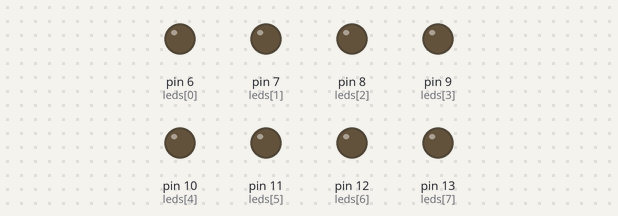
The sketch below on a simulated Arduino Uno, built with avr-gcc and run on an emulated ATmega328P. Shown: output pins drawn as LEDs (lit = HIGH). Random numbers use the default seed unless the sketch sets one.

Above: at 1.62 s.
At 6.25 s:
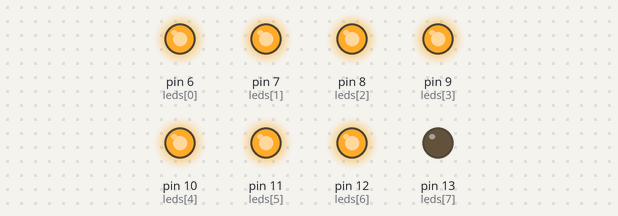
At 10.55 s:
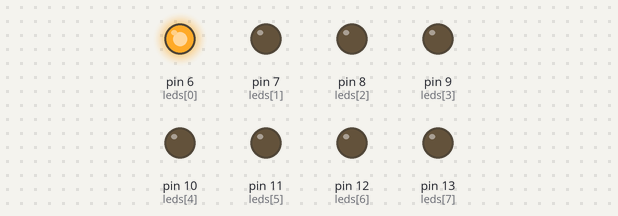
At 19.55 s:
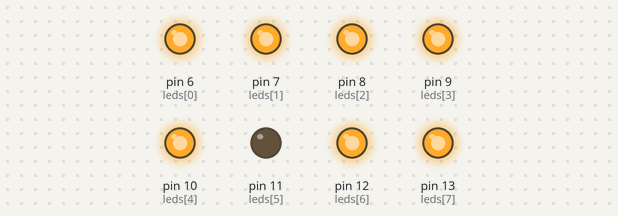
At 28.15 s:
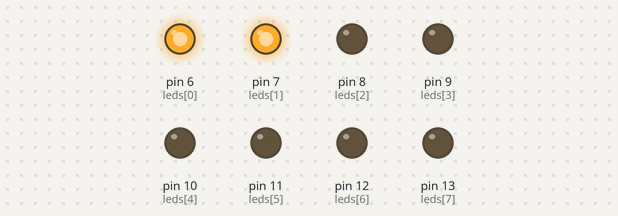
At 37.3 s:
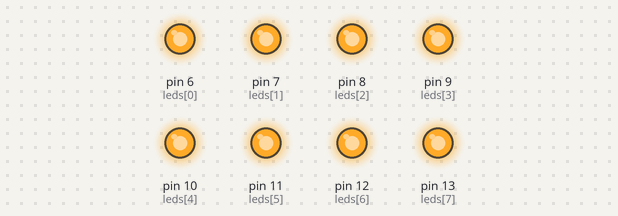
Timing chart, 0 to 40.0 s (numbered marks = the images above):
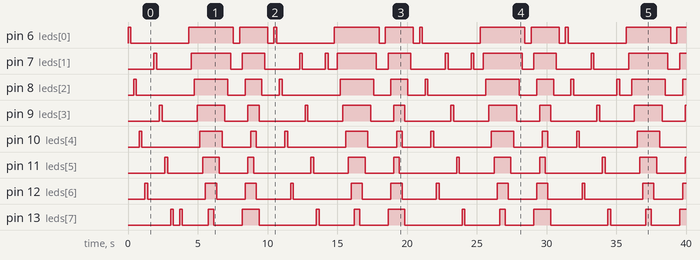

Measured:
- by itself, pin 6 (leds[0]): repeats every 10.5 s: LOW 4.2 s, HIGH 3.2 s, LOW 0.45 s, HIGH 2.0 s, LOW 0.45 s, HIGH 0.20 s
- by itself, pin 7 (leds[1]): LOW → HIGH at 1.9 s, → LOW 0.20 s later, → HIGH 2.5 s later, → LOW 2.8 s later, … (27 changes in this stretch)
- by itself, pin 8 (leds[2]): LOW → HIGH at 0.40 s, → LOW 0.20 s later, → HIGH 4.2 s later, → LOW 2.4 s later, … (25 changes in this stretch)
- by itself, pin 9 (leds[3]): repeats every 10.5 s: LOW 2.5 s, HIGH 2.0 s, LOW 1.7 s, HIGH 0.80 s, LOW 3.3 s, HIGH 0.20 s
- by itself, pin 10 (leds[4]): repeats every 10.5 s: LOW 4.2 s, HIGH 1.6 s, LOW 2.1 s, HIGH 0.40 s, LOW 2.1 s, HIGH 0.20 s
- by itself, pin 11 (leds[5]): repeats every 10.5 s: LOW 2.5 s, HIGH 1.2 s, LOW 2.1 s, HIGH 0.40 s, LOW 4.1 s, HIGH 0.20 s
- by itself, pin 12 (leds[6]): repeats every 10.5 s: LOW 4.2 s, HIGH 0.80 s, LOW 2.1 s, HIGH 0.80 s, LOW 2.5 s, HIGH 0.20 s
- by itself, pin 13 (leds[7]): LOW → HIGH at 3.1 s, → LOW 0.20 s later, → HIGH 0.45 s later, → LOW 0.20 s later, … (25 changes in this stretch)

The sketch:

Deber_1_Juego_de_Luces.ino
```cpp
//UNIVERSIDAD TECNICA DEL NORTE
//Alexander Yaguachi
//Deber 1 Juego de Luces


int t=200;                         //Declaramos el tiempo de prendido
int leds[8]={6,7,8,9,10,11,12,13};       //Declaramos un vector de 8 posiciones
int rdm;
int i=0;
int j=0;
void setup() {

     for(int i=0;i<8;i++){
        pinMode(leds[i],OUTPUT);
      }
}
void juego1(){

  for(int i=0;i<8;i=i+2){       //Indica la secuencia de pines en alto "1,3,5,7"
    digitalWrite(leds[i],HIGH);
    delay(t);                     //Reliza una pausa durante un tiempo
    digitalWrite(leds[i],LOW);
    delay(t);                     //Reliza una pausa durante un tiempo
    }
  }
void juego2(){
   for(int i=1;i<8;i=i+2){      //Indica la secuencia de pines en alto "2,4,6,8"
    digitalWrite(leds[i],HIGH);
    delay(t);                   //Reliza una pausa durante un tiempo
    digitalWrite(leds[i],LOW);
    delay(t);
    }
  }
void juego3(){
   rdm=random(8);              //Imprime un led aleatorio dentro del vector de 8 posiciones
    digitalWrite(leds[rdm],HIGH);
    delay(t);
    digitalWrite(leds[rdm],LOW);
    delay(t);
  }
void juego4(){
  for(i=0;i<8;i++){//los leds se encenderan de forma ascendente.
  digitalWrite(leds[i],HIGH);
  delay(t);
  }
  for(i=8;i>=0;i--){//los leds de apagaran en forma descendente.
  digitalWrite(leds[i],LOW);
  delay(t);
  }
 }
  void juego5(){
   for(i=0,j=8;i<5;i++,j--){//Los leds se encenderan al mismo tiempo desde los extemos
  digitalWrite(leds[i],HIGH),digitalWrite(leds[j],HIGH);
  delay(t);}
  for(i=5,j=5;i>=0;i--,j++){//Se apagaran los leds al contrario del encendido.
  digitalWrite(leds[i],LOW),digitalWrite(leds[j],LOW);
  delay(t);}
  }
void loop() {
  juego1();
  delay(250); //Hace una pausa entre el juego 1 y 2
  juego2();
  delay(250); //Hace una pausa entre el juego 2 y 3
  juego3();
  delay(250); //Hace una pausa entre el juego 3 y 4
  juego4();
  delay(250); //Hace una pausa entre el juego 4 y 5
  juego5();
  delay(250); //Hace una pausa entre el juego 5 y 1
}
```
